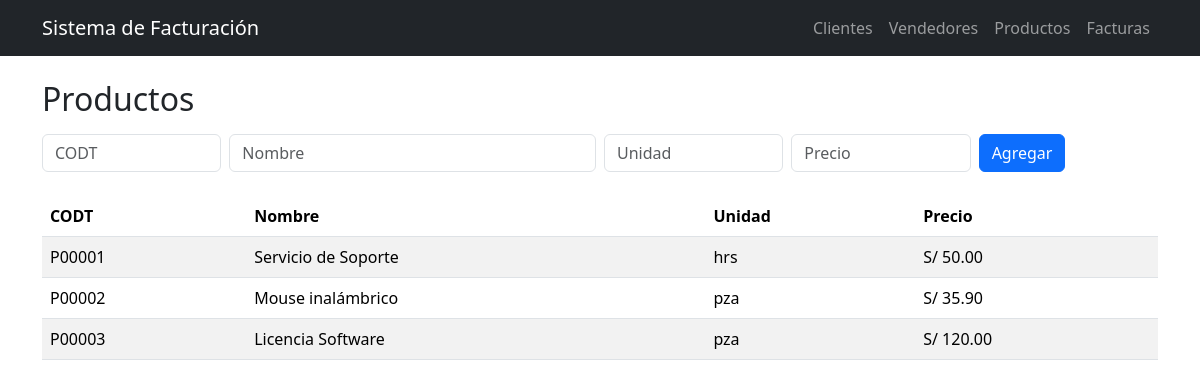
/productos, run on an earlier commit of the app's database.
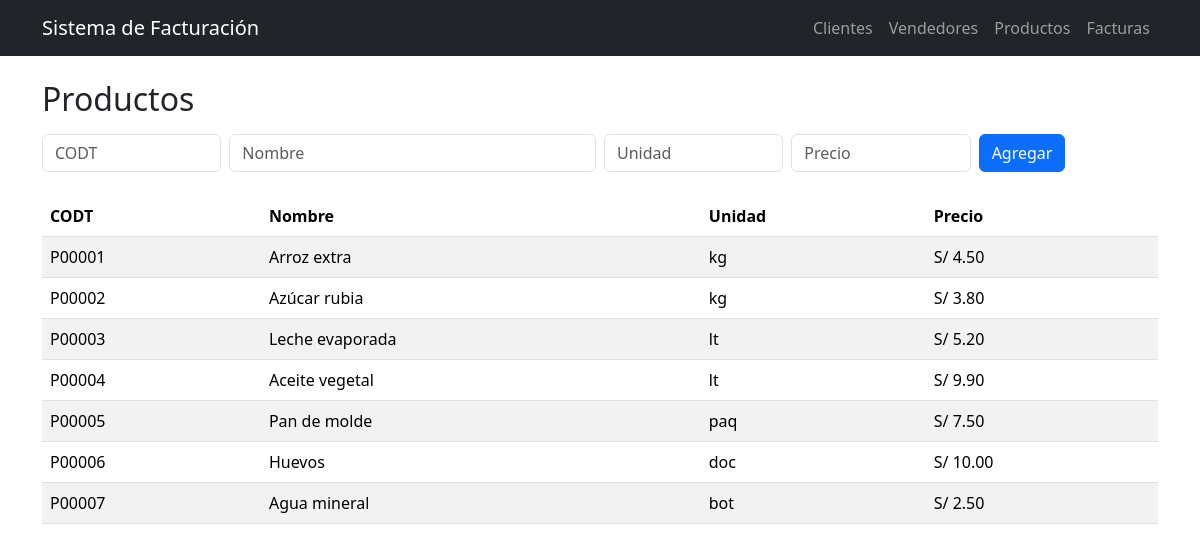
And on a later commit of the database.
### tables this page shows
CREATE TABLE "PRODUCTO" (
  CODT  CHAR(6)      PRIMARY KEY,
  NOMB  VARCHAR(50)  NOT NULL,
  UNID  VARCHAR(10)  NOT NULL CHECK (length(UNID) BETWEEN 1 AND 10),
  PREC  DECIMAL(10,2) NOT NULL CHECK (PREC >= 0),
  UNIQUE (NOMB, UNID)
);

### app.py (the view)
@app.route("/productos")
def productos():
    db = get_db()
    rows = db.execute("SELECT * FROM PRODUCTO ORDER BY CODT").fetchall()
    return render_template("productos.html", rows=rows)

### app.py (called while the page is built)
def get_db():
    db = getattr(g, "_db", None)
    if db is None:
        need_init = not os.path.exists(DB_PATH)
        db = g._db = sqlite3.connect(DB_PATH)
        db.row_factory = sqlite3.Row
        db.execute("PRAGMA foreign_keys = ON")
        if need_init:
            with open(SCHEMA_PATH, "r", encoding="utf-8") as f:
                db.executescript(f.read())
            seed(db)
            db.commit()
    return db

### templates/productos.html
{% extends "base.html" %}
{% block content %}
<h2 class="mb-3">Productos</h2>
<form class="row g-2 mb-4" method="post" action="{{ url_for('productos_nuevo') }}">
  <div class="col-2"><input required name="CODT" placeholder="CODT" class="form-control"></div>
  <div class="col-4"><input name="NOMB" placeholder="Nombre" class="form-control"></div>
  <div class="col-2"><input name="UNID" placeholder="Unidad" class="form-control"></div>
  <div class="col-2"><input type="number" step="0.01" name="PREC" placeholder="Precio" class="form-control"></div>
  <div class="col-2"><button class="btn btn-primary">Agregar</button></div>
</form>
<table class="table table-striped">
  <thead><tr><th>CODT</th><th>Nombre</th><th>Unidad</th><th>Precio</th></tr></thead>
  <tbody>
  {% for r in rows %}
    <tr><td>{{ r.CODT }}</td><td>{{ r.NOMB }}</td><td>{{ r.UNID }}</td><td>S/ {{ '%.2f'|format(r.PREC) }}</td></tr>
  {% endfor %}
  </tbody>
</table>
{% endblock %}

What changed in the data, as far as the page shows it:
changed PRODUCTO "P00001": NOMB "Servicio de Soporte" → "Arroz extra"; UNID "hrs" → "kg"; PREC "50.00" → "4.50"
changed PRODUCTO "P00002": NOMB "Mouse inalámbrico" → "Azúcar rubia"; UNID "pza" → "kg"; PREC "35.90" → "3.80"
changed PRODUCTO "P00003": NOMB "Licencia Software" → "Leche evaporada"; UNID "pza" → "lt"; PREC "120.00" → "5.20"
added PRODUCTO: CODT "P00004", NOMB "Aceite vegetal", UNID "lt", PREC "9.90"
added PRODUCTO: CODT "P00005", NOMB "Pan de molde", UNID "paq", PREC "7.50"
added PRODUCTO: CODT "P00006", NOMB "Huevos", UNID "doc", PREC "10.00"
added PRODUCTO: CODT "P00007", NOMB "Agua mineral", UNID "bot", PREC "2.50"
